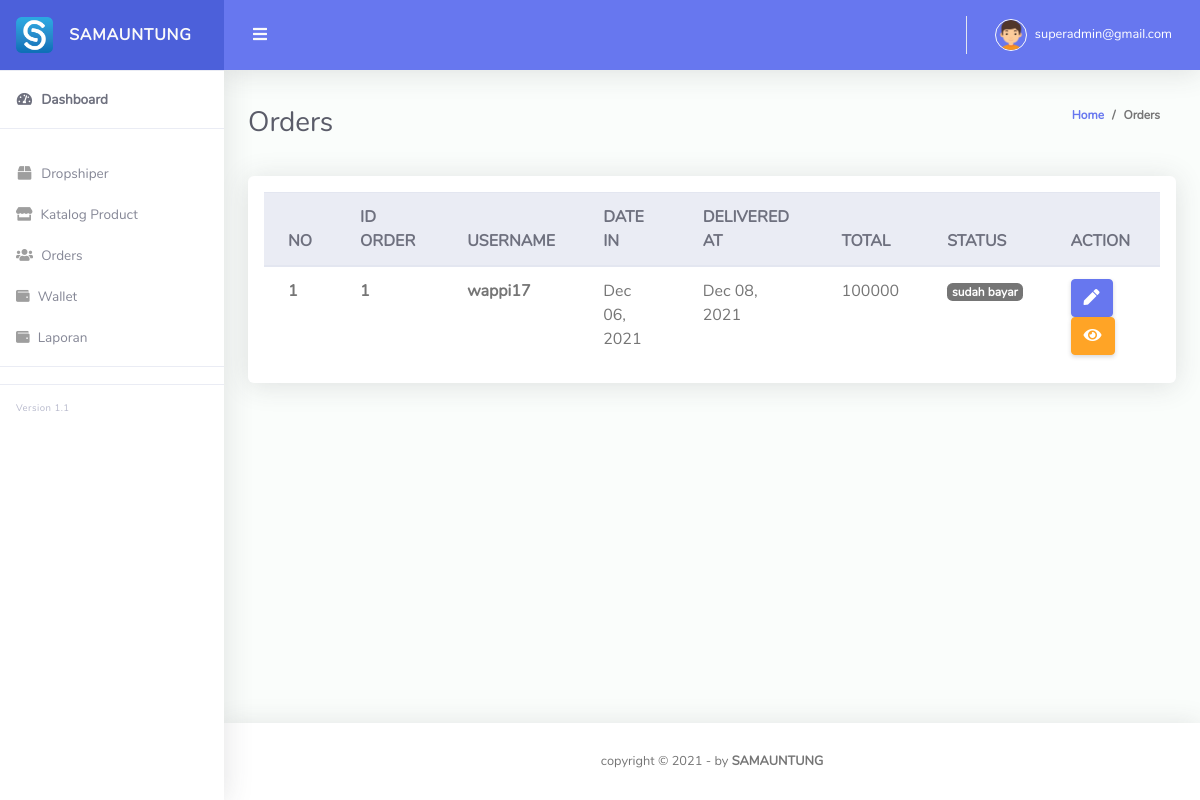
Before: /Admin_samauntung/orders.php (signed in) with the older database file.
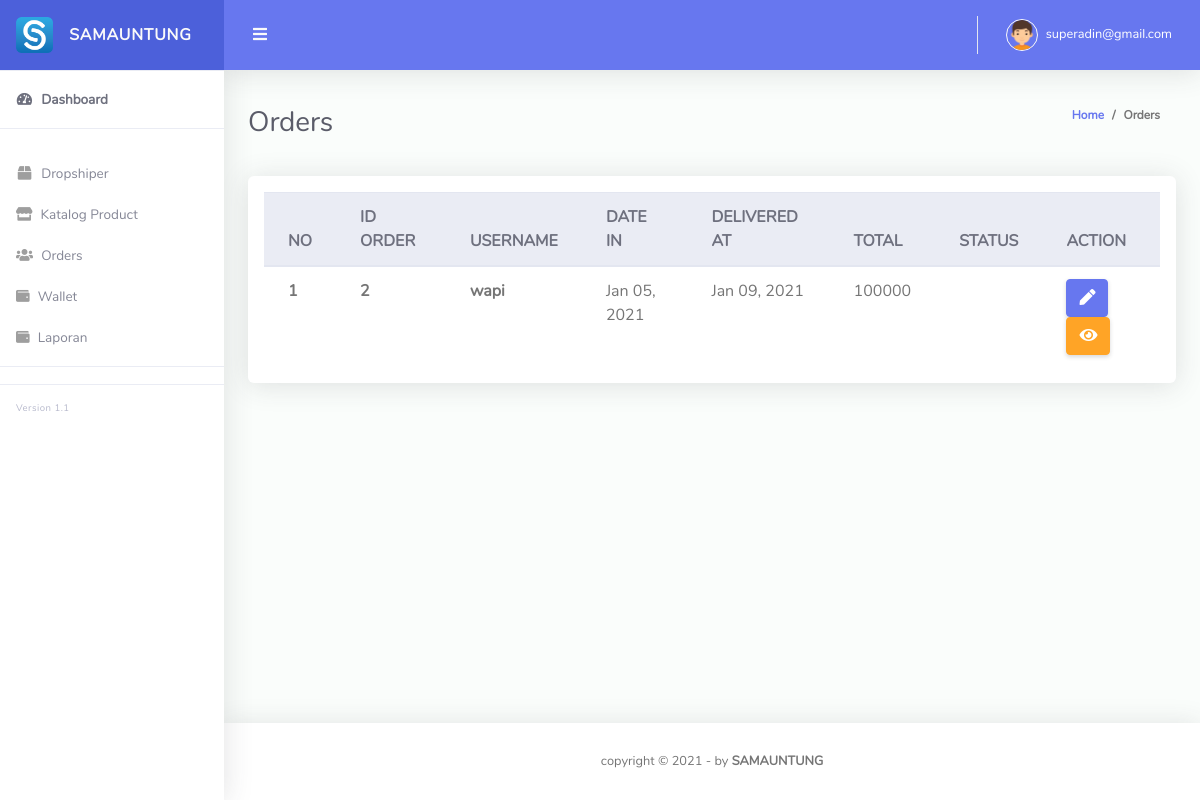
After: the same page with the newer database file.
### tables this page shows
CREATE TABLE `pesanan_detail` (
  `id_pesanan_detail` int(11) NOT NULL,
  `id_pesanan` int(11) NOT NULL,
  `id_customer` int(11) NOT NULL,
  `id_produk` int(11) NOT NULL,
  `jumlah` int(11) NOT NULL,
  `subtotal` int(11) NOT NULL
);

CREATE TABLE `pesanan` (
  `id_pesanan` int(11) NOT NULL,
  `tanggal_pesanan` date NOT NULL,
  `tanggal_terima` date NOT NULL,
  `status` enum('proses','sudah bayar','selesai') NOT NULL,
  `total` int(11) NOT NULL,
  `ongkir` int(11) NOT NULL,
  `bukti_bayar` varchar(255) NOT NULL,
  `keterangan` text NOT NULL
);

CREATE TABLE `customer` (
  `id_customer` int(11) NOT NULL,
  `username` varchar(100) NOT NULL,
  `nama` varchar(100) NOT NULL,
  `email_cs` varchar(255) NOT NULL,
  `alamat` varchar(255) NOT NULL,
  `date_register` date NOT NULL,
  `foto` varchar(255) NOT NULL
);

### Admin_samauntung/orders.php (the view, shortened to what this page needs)
<?php
require "config/function.php";
?>
<!DOCTYPE html>
<html lang="en">
<head>
  <link href="vendor/fontawesome-free/css/all.min.css" rel="stylesheet" type="text/css">
  <link href="vendor/bootstrap/css/bootstrap.min.css" rel="stylesheet" type="text/css">
  <link href="css/ruang-admin.min.css" rel="stylesheet">
  <link href="vendor/datatables/dataTables.bootstrap4.min.css" rel="stylesheet">
</head>
<body id="page-top">
  <div id="wrapper">
    <?php require "components/sidebar.php"?>
    <div id="content-wrapper" class="d-flex flex-column">
      <div id="content">
        <?php require "components/topbar.php"?>
        <div class="container-fluid" id="container-wrapper">
          <div class="d-sm-flex align-items-center justify-content-between mb-4">
            <h1 class="h3 mb-0 text-gray-800">Orders</h1>
            <ol class="breadcrumb">
              <li class="breadcrumb-item"><a href="./">Home</a></li>
              <li class="breadcrumb-item">Orders</li>
            </ol>
          </div>
          <div class="row">
            <div class="col-md-12">
             <div class="card mb-4">
              <div class="table-responsive p-3">
                <table class="table align-items-center table-flush table-hover" id="dataTableHover">
                  <thead class="thead-light">
                    <tr>
                      <th>NO</th>
                      <th>ID ORDER</th>
                      <th>USERNAME</th>
                      <th>DATE IN</th>
                      <th>DELIVERED AT</th>
                      <th>TOTAL</th>
                      <th>STATUS</th>
                      <th>ACTION</th>
                    </tr>
                  </thead>
                  <tbody>
                  <?php $i=1 ?>
                  <?php
                  $query = "SELECT * FROM pesanan_detail
                  INNER JOIN produk ON pesanan_detail.id_produk = produk.id_produk
                  INNER JOIN pesanan ON pesanan_detail.id_pesanan = pesanan.id_pesanan
                  INNER JOIN customer ON pesanan_detail.id_customer = customer.id_customer
                  ";
                  $sql_rm = mysqli_query($conn, $query) or die (mysqli_error($conn));
                  while ($data = mysqli_fetch_array($sql_rm)) {
                  ?>
                      <tr>
                        <td scope="row"><b><?= $i++ ?></b></td>
                        <td><b><?=$data["id_pesanan"]?></b></td>
                        <td><b><?=$data["username"]?></b></td>
                        <td><?=date('M d, Y', strtotime($data["tanggal_pesanan"]))?></td>
                        <td><?=date('M d, Y', strtotime($data["tanggal_terima"]))?></td>
                        <td><?=$data["total"]?></td>
                        <td><span class="badge badge-secondary"><?=$data["status"]?></span></td>
                        <td><a href="edit_order.php?id=<?=$data["id_pesanan"]?>" class="btn btn-primary"><i class="fas fa-solid fa-pen"></i></a>
                          <a href="detail_order.php?id=<?=$data["id_pesanan_detail"]?>" class="btn btn-warning" id=set_dtl" data-toggle="modal" data-target="#order-detail"><i class="fas fa-eye"></i></a>
                        </td>
                      </tr>
                    <?php } ?>
                  </tbody>
                </table>
              </div>
            </div>
          </div>
        </div>
        </div>
      </div>
    <?php require "components/footer.php"?>
    </div>
  </div>
</body>
</html>

### Admin_samauntung/components/sidebar.php (shortened to what this page needs)
<ul class="navbar-nav sidebar sidebar-light accordion" id="accordionSidebar">
      <a class="sidebar-brand d-flex align-items-center justify-content-center" href="index.html">
        <div class="sidebar-brand-icon">
          <img src="img/logo/logo.png">
        </div>
        <div class="sidebar-brand-text mx-3">SAMAUNTUNG</div>
      </a>
      <hr class="sidebar-divider my-0">
      <li class="nav-item active">
        <a class="nav-link" href="index.php">
          <i class="fas fa-fw fa-tachometer-alt"></i>
          <span>Dashboard</span></a>
      </li>
      <hr class="sidebar-divider">
      <li class="nav-item">
        <a class="nav-link" href="customer.php">
        <i class="fas fa-fw fa-solid fa-box"></i>
          <span>Dropshiper</span>
        </a>
      </li>
      <li class="nav-item">
        <a class="nav-link" href="produk.php">
        <i class="fas fa-store"></i>
          <span>Katalog Product</span>
        </a>
      <li class="nav-item">
        <a class="nav-link" href="orders.php">
        <i class="fas fa-users"></i>
          <span>Orders</span>
        </a>
      </li>
      <li class="nav-item">
        <a class="nav-link" href="wallet.php">
        <i class="fas fa-wallet"></i>
          <span>Wallet</span>
        </a>
      </li>
      <li class="nav-item">
        <a class="nav-link" href="laporan.php">
        <i class="fas fa-wallet"></i>
          <span>Laporan</span>
        </a>
      </li>
      <hr class="sidebar-divider">
      <hr class="sidebar-divider">
      <div class="version" id="version-ruangadmin"></div>
    </ul>

### Admin_samauntung/components/topbar.php (shortened to what this page needs)
<nav class="navbar navbar-expand navbar-light bg-navbar topbar mb-4 static-top">
          <button id="sidebarToggleTop" class="btn btn-link rounded-circle mr-3">
            <i class="fa fa-bars"></i>
          </button>
          <ul class="navbar-nav ml-auto">
            <li class="nav-item dropdown no-arrow">
              <a class="nav-link dropdown-toggle" href="#" id="userDropdown" role="button" data-toggle="dropdown"
                aria-haspopup="true" aria-expanded="false">
                <img class="img-profile rounded-circle" src="img/boy.png" style="max-width: 60px">
                <span class="ml-2 d-none d-lg-inline text-white small"><?= $_SESSION['email-admin']; ?></span>
              </a>
            </li>
          </ul>
        </nav>

### Admin_samauntung/components/footer.php
<footer class="sticky-footer bg-white">
        <div class="container my-auto">
          <div class="copyright text-center my-auto">
            <span>copyright &copy; <script> document.write(new Date().getFullYear()); </script> - by
              <b>SAMAUNTUNG</a></b>
            </span>
          </div>
        </div>
      </footer>

Changed rows visible on the page:
removed pesanan_detail: id_pesanan.id_pesanan "1", id_customer.username "wappi17", id_pesanan.tanggal_pesanan "Dec 06, 2021", id_pesanan.tanggal_terima "Dec 08, 2021", id_pesanan.total "100000", id_pesanan.status "sudah bayar"
added pesanan_detail: id_pesanan.id_pesanan "2", id_customer.username "wapi", id_pesanan.tanggal_pesanan "Jan 05, 2021", id_pesanan.tanggal_terima "Jan 09, 2021", id_pesanan.total "100000"
Other visible differences:
$_SESSION['email-admin']: "superadmin@gmail.com" → "superadin@gmail.com"
